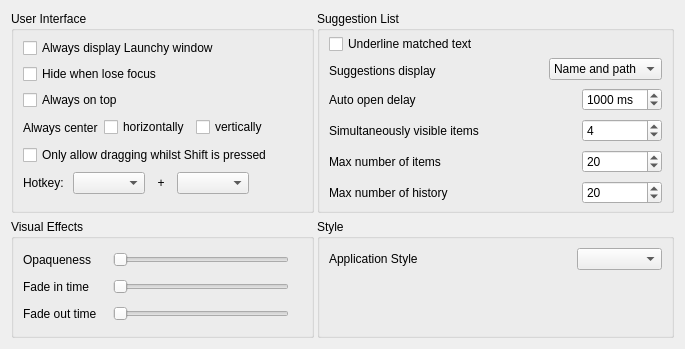
     <widget class="QWidget" name="General">
      <attribute name="title">
       <string>General</string>
      </attribute>
      <layout class="QGridLayout" name="gridLayout" columnstretch="9,15">
       <property name="horizontalSpacing">
        <number>3</number>
       </property>
       <item row="0" column="0">
        <widget class="QGroupBox" name="groupBox_4">
         <property name="sizePolicy">
          <sizepolicy hsizetype="Minimum" vsizetype="Minimum">
           <horstretch>0</horstretch>
           <verstretch>0</verstretch>
          </sizepolicy>
         </property>
         <property name="title">
          <string>User Interface</string>
         </property>
         <property name="alignment">
          <set>Qt::AlignLeading|Qt::AlignLeft|Qt::AlignTop</set>
         </property>
         <layout class="QVBoxLayout" stretch="0,0,0,0,0,0">
          <property name="spacing">
           <number>1</number>
          </property>
          <property name="sizeConstraint">
           <enum>QLayout::SetDefaultConstraint</enum>
          </property>
          <property name="topMargin">
           <number>2</number>
          </property>
          <property name="rightMargin">
           <number>3</number>
          </property>
          <property name="bottomMargin">
           <number>5</number>
          </property>
          <item>
           <widget class="QCheckBox" name="genAlwaysShow">
            <property name="text">
             <string>Always display Launchy window</string>
            </property>
           </widget>
          </item>
          <item>
           <widget class="QCheckBox" name="genHideFocus">
            <property name="text">
             <string>Hide when lose focus</string>
            </property>
           </widget>
          </item>
          <item>
           <widget class="QCheckBox" name="genAlwaysTop">
            <property name="enabled">
             <bool>true</bool>
            </property>
            <property name="text">
             <string>Always on top</string>
            </property>
           </widget>
          </item>
          <item>
           <layout class="QHBoxLayout" name="horizontalLayout_2">
            <property name="spacing">
             <number>6</number>
            </property>
            <item>
             <widget class="QLabel" name="label_5">
              <property name="minimumSize">
               <size>
                <width>0</width>
                <height>22</height>
               </size>
              </property>
              <property name="maximumSize">
               <size>
                <width>16777215</width>
                <height>20</height>
               </size>
              </property>
              <property name="text">
               <string>Always center</string>
              </property>
              <property name="buddy">
               <cstring>genHCenter</cstring>
              </property>
             </widget>
            </item>
            <item>
             <widget class="QCheckBox" name="genHCenter">
              <property name="minimumSize">
               <size>
                <width>0</width>
                <height>22</height>
               </size>
              </property>
              <property name="text">
               <string>horizontally</string>
              </property>
             </widget>
            </item>
            <item>
             <widget class="QCheckBox" name="genVCenter">
              <property name="minimumSize">
               <size>
                <width>0</width>
                <height>22</height>
               </size>
              </property>
              <property name="text">
               <string>vertically</string>
              </property>
             </widget>
            </item>
            <item>
             <spacer name="horizontalSpacer_4">
              <property name="orientation">
               <enum>Qt::Horizontal</enum>
              </property>
              <property name="sizeHint" stdset="0">
               <size>
                <width>40</width>
                <height>20</height>
               </size>
              </property>
             </spacer>
            </item>
           </layout>
          </item>
          <item>
           <widget class="QCheckBox" name="genShiftDrag">
            <property name="minimumSize">
             <size>
              <width>0</width>
              <height>22</height>
             </size>
            </property>
            <property name="text">
             <string>Only allow dragging whilst Shift is pressed</string>
            </property>
           </widget>
          </item>
          <item>
           <layout class="QHBoxLayout" name="hboxlayout_4">
            <property name="spacing">
             <number>9</number>
            </property>
            <item>
             <widget class="QLabel" name="label">
              <property name="text">
               <string>Hotkey:</string>
              </property>
              <property name="buddy">
               <cstring>genModifierBox</cstring>
              </property>
             </widget>
            </item>
            <item>
             <widget class="QComboBox" name="genModifierBox">
              <property name="sizePolicy">
               <sizepolicy hsizetype="Fixed" vsizetype="Fixed">
                <horstretch>0</horstretch>
                <verstretch>0</verstretch>
               </sizepolicy>
              </property>
              <property name="minimumSize">
               <size>
                <width>0</width>
                <height>22</height>
               </size>
              </property>
              <property name="maximumSize">
               <size>
                <width>16777215</width>
                <height>22</height>
               </size>
              </property>
              <property name="frame">
               <bool>true</bool>
              </property>
             </widget>
            </item>
            <item>
             <widget class="QLabel" name="label_13">
              <property name="text">
               <string> + </string>
              </property>
              <property name="alignment">
               <set>Qt::AlignCenter</set>
              </property>
             </widget>
            </item>
            <item>
             <widget class="QComboBox" name="genKeyBox">
              <property name="sizePolicy">
               <sizepolicy hsizetype="Fixed" vsizetype="Fixed">
                <horstretch>0</horstretch>
                <verstretch>0</verstretch>
               </sizepolicy>
              </property>
              <property name="minimumSize">
               <size>
                <width>50</width>
                <height>22</height>
               </size>
              </property>
              <property name="maximumSize">
               <size>
                <width>16777215</width>
                <height>22</height>
               </size>
              </property>
             </widget>
            </item>
            <item>
             <spacer name="spacer_3">
              <property name="orientation">
               <enum>Qt::Horizontal</enum>
              </property>
              <property name="sizeHint" stdset="0">
               <size>
                <width>40</width>
                <height>20</height>
               </size>
              </property>
             </spacer>
            </item>
           </layout>
          </item>
         </layout>
        </widget>
       </item>
       <item row="1" column="0">
        <widget class="QGroupBox" name="groupBox_11">
         <property name="sizePolicy">
          <sizepolicy hsizetype="Preferred" vsizetype="Minimum">
           <horstretch>0</horstretch>
           <verstretch>0</verstretch>
          </sizepolicy>
         </property>
         <property name="title">
          <string>Visual Effects</string>
         </property>
         <layout class="QGridLayout" name="gridLayout_6">
          <property name="rightMargin">
           <number>22</number>
          </property>
          <property name="horizontalSpacing">
           <number>16</number>
          </property>
          <item row="0" column="0">
           <widget class="QLabel" name="label_6">
            <property name="minimumSize">
             <size>
              <width>0</width>
              <height>18</height>
             </size>
            </property>
            <property name="text">
             <string>Opaqueness</string>
            </property>
            <property name="buddy">
             <cstring>genOpaqueness</cstring>
            </property>
           </widget>
          </item>
          <item row="0" column="1">
           <widget class="QSlider" name="genOpaqueness">
            <property name="sizePolicy">
             <sizepolicy hsizetype="Preferred" vsizetype="Fixed">
              <horstretch>0</horstretch>
              <verstretch>0</verstretch>
             </sizepolicy>
            </property>
            <property name="minimumSize">
             <size>
              <width>0</width>
              <height>18</height>
             </size>
            </property>
            <property name="minimum">
             <number>15</number>
            </property>
            <property name="maximum">
             <number>100</number>
            </property>
            <property name="orientation">
             <enum>Qt::Horizontal</enum>
            </property>
           </widget>
          </item>
          <item row="1" column="0">
           <widget class="QLabel" name="label_3">
            <property name="minimumSize">
             <size>
              <width>0</width>
              <height>18</height>
             </size>
            </property>
            <property name="text">
             <string>Fade in time</string>
            </property>
            <property name="buddy">
             <cstring>genFadeIn</cstring>
            </property>
           </widget>
          </item>
          <item row="1" column="1">
           <widget class="QSlider" name="genFadeIn">
            <property name="minimumSize">
             <size>
              <width>0</width>
              <height>18</height>
             </size>
            </property>
            <property name="maximum">
             <number>300</number>
            </property>
            <property name="singleStep">
             <number>10</number>
            </property>
            <property name="orientation">
             <enum>Qt::Horizontal</enum>
            </property>
           </widget>
          </item>
          <item row="2" column="0">
           <widget class="QLabel" name="label_4">
            <property name="minimumSize">
             <size>
              <width>0</width>
              <height>18</height>
             </size>
            </property>
            <property name="text">
             <string>Fade out time</string>
            </property>
            <property name="buddy">
             <cstring>genFadeOut</cstring>
            </property>
           </widget>
          </item>
          <item row="2" column="1">
           <widget class="QSlider" name="genFadeOut">
            <property name="minimumSize">
             <size>
              <width>0</width>
              <height>18</height>
             </size>
            </property>
            <property name="maximum">
             <number>300</number>
            </property>
            <property name="singleStep">
             <number>10</number>
            </property>
            <property name="orientation">
             <enum>Qt::Horizontal</enum>
            </property>
            <property name="tickPosition">
             <enum>QSlider::NoTicks</enum>
            </property>
           </widget>
          </item>
         </layout>
        </widget>
       </item>
       <item row="0" column="1">
        <widget class="QGroupBox" name="groupBox_10">
         <property name="minimumSize">
          <size>
           <width>0</width>
           <height>0</height>
          </size>
         </property>
         <property name="maximumSize">
          <size>
           <width>16777215</width>
           <height>360</height>
          </size>
         </property>
         <property name="title">
          <string>Suggestion List</string>
         </property>
         <property name="alignment">
          <set>Qt::AlignLeading|Qt::AlignLeft|Qt::AlignTop</set>
         </property>
         <layout class="QVBoxLayout" name="verticalLayout_9" stretch="0,0,5">
          <property name="spacing">
           <number>3</number>
          </property>
          <property name="sizeConstraint">
           <enum>QLayout::SetDefaultConstraint</enum>
          </property>
          <property name="topMargin">
           <number>2</number>
          </property>
          <property name="bottomMargin">
           <number>3</number>
          </property>
          <item>
           <widget class="QCheckBox" name="genDecorateText">
            <property name="minimumSize">
             <size>
              <width>0</width>
              <height>22</height>
             </size>
            </property>
            <property name="maximumSize">
             <size>
              <width>16777215</width>
              <height>22</height>
             </size>
            </property>
            <property name="text">
             <string>Underline matched text</string>
            </property>
           </widget>
          </item>
          <item>
           <layout class="QHBoxLayout" name="horizontalLayout_10">
            <property name="spacing">
             <number>4</number>
            </property>
            <property name="bottomMargin">
             <number>2</number>
            </property>
            <item>
             <widget class="QLabel" name="label_12">
              <property name="sizePolicy">
               <sizepolicy hsizetype="Preferred" vsizetype="Minimum">
                <horstretch>0</horstretch>
                <verstretch>0</verstretch>
               </sizepolicy>
              </property>
              <property name="minimumSize">
               <size>
                <width>0</width>
                <height>22</height>
               </size>
              </property>
              <property name="maximumSize">
               <size>
                <width>16777215</width>
                <height>18</height>
               </size>
              </property>
              <property name="text">
               <string>Suggestions display</string>
              </property>
              <property name="buddy">
               <cstring>genCondensed</cstring>
              </property>
             </widget>
            </item>
            <item>
             <spacer name="horizontalSpacer_2">
              <property name="orientation">
               <enum>Qt::Horizontal</enum>
              </property>
              <property name="sizeHint" stdset="0">
               <size>
                <width>40</width>
                <height>18</height>
               </size>
              </property>
             </spacer>
            </item>
            <item>
             <widget class="QComboBox" name="genCondensed">
              <property name="minimumSize">
               <size>
                <width>100</width>
                <height>22</height>
               </size>
              </property>
              <property name="maximumSize">
               <size>
                <width>16777215</width>
                <height>22</height>
               </size>
              </property>
              <property name="font">
               <font>
                <pointsize>9</pointsize>
               </font>
              </property>
              <item>
               <property name="text">
                <string>Name and path</string>
               </property>
              </item>
              <item>
               <property name="text">
                <string>Path only</string>
               </property>
              </item>
              <item>
               <property name="text">
                <string>Name only</string>
               </property>
              </item>
             </widget>
            </item>
           </layout>
          </item>
          <item>
           <layout class="QGridLayout" name="gridLayout_2">
            <property name="topMargin">
             <number>3</number>
            </property>
            <property name="bottomMargin">
             <number>3</number>
            </property>
            <property name="horizontalSpacing">
             <number>3</number>
            </property>
            <property name="verticalSpacing">
             <number>8</number>
            </property>
            <item row="0" column="0">
             <widget class="QLabel" name="label_11">
              <property name="sizePolicy">
               <sizepolicy hsizetype="Preferred" vsizetype="Preferred">
                <horstretch>0</horstretch>
                <verstretch>0</verstretch>
               </sizepolicy>
              </property>
              <property name="minimumSize">
               <size>
                <width>0</width>
                <height>22</height>
               </size>
              </property>
              <property name="maximumSize">
               <size>
                <width>16777215</width>
                <height>25</height>
               </size>
              </property>
              <property name="text">
               <string>Auto open delay</string>
              </property>
              <property name="buddy">
               <cstring>genAutoSuggestDelay</cstring>
              </property>
             </widget>
            </item>
            <item row="0" column="1">
             <widget class="QSpinBox" name="genAutoSuggestDelay">
              <property name="minimumSize">
               <size>
                <width>0</width>
                <height>22</height>
               </size>
              </property>
              <property name="maximumSize">
               <size>
                <width>85</width>
                <height>16777215</height>
               </size>
              </property>
              <property name="font">
               <font>
                <pointsize>9</pointsize>
               </font>
              </property>
              <property name="contextMenuPolicy">
               <enum>Qt::NoContextMenu</enum>
              </property>
              <property name="suffix">
               <string> ms</string>
              </property>
              <property name="maximum">
               <number>99999</number>
              </property>
              <property name="singleStep">
               <number>50</number>
              </property>
              <property name="value">
               <number>1000</number>
              </property>
             </widget>
            </item>
            <item row="1" column="0">
             <widget class="QLabel" name="label_9">
              <property name="minimumSize">
               <size>
                <width>250</width>
                <height>22</height>
               </size>
              </property>
              <property name="text">
               <string>Simultaneously visible items</string>
              </property>
              <property name="buddy">
               <cstring>genMaxViewable</cstring>
              </property>
             </widget>
            </item>
            <item row="1" column="1">
             <widget class="QSpinBox" name="genMaxViewable">
              <property name="minimumSize">
               <size>
                <width>0</width>
                <height>22</height>
               </size>
              </property>
              <property name="contextMenuPolicy">
               <enum>Qt::NoContextMenu</enum>
              </property>
              <property name="minimum">
               <number>1</number>
              </property>
              <property name="maximum">
               <number>999</number>
              </property>
              <property name="value">
               <number>4</number>
              </property>
             </widget>
            </item>
            <item row="2" column="0">
             <widget class="QLabel" name="label_8">
              <property name="minimumSize">
               <size>
                <width>0</width>
                <height>22</height>
               </size>
              </property>
              <property name="text">
               <string>Max number of items</string>
              </property>
              <property name="buddy">
               <cstring>genNumResults</cstring>
              </property>
             </widget>
            </item>
            <item row="2" column="1">
             <widget class="QSpinBox" name="genNumResults">
              <property name="minimumSize">
               <size>
                <width>0</width>
                <height>22</height>
               </size>
              </property>
              <property name="contextMenuPolicy">
               <enum>Qt::NoContextMenu</enum>
              </property>
              <property name="minimum">
               <number>1</number>
              </property>
              <property name="maximum">
               <number>9999</number>
              </property>
              <property name="value">
               <number>20</number>
              </property>
             </widget>
            </item>
            <item row="3" column="0">
             <widget class="QLabel" name="label_7">
              <property name="minimumSize">
               <size>
                <width>0</width>
                <height>22</height>
               </size>
              </property>
              <property name="text">
               <string>Max number of history</string>
              </property>
              <property name="buddy">
               <cstring>genNumHistory</cstring>
              </property>
             </widget>
            </item>
            <item row="3" column="1">
             <widget class="QSpinBox" name="genNumHistory">
              <property name="minimumSize">
               <size>
                <width>0</width>
                <height>22</height>
               </size>
              </property>
              <property name="contextMenuPolicy">
               <enum>Qt::NoContextMenu</enum>
              </property>
              <property name="maximum">
               <number>999</number>
              </property>
              <property name="value">
               <number>20</number>
              </property>
             </widget>
            </item>
           </layout>
          </item>
         </layout>
        </widget>
       </item>
       <item row="1" column="1">
        <widget class="QGroupBox" name="groupBox">
         <property name="title">
          <string>Style</string>
         </property>
         <layout class="QVBoxLayout" name="verticalLayout">
          <item>
           <layout class="QHBoxLayout" name="horizontalLayout_17">
            <item>
             <widget class="QLabel" name="label_23">
              <property name="text">
               <string>Application Style</string>
              </property>
             </widget>
            </item>
            <item>
             <spacer name="horizontalSpacer_3">
              <property name="orientation">
               <enum>Qt::Horizontal</enum>
              </property>
              <property name="sizeHint" stdset="0">
               <size>
                <width>40</width>
                <height>20</height>
               </size>
              </property>
             </spacer>
            </item>
            <item>
             <widget class="QComboBox" name="cbAppStyle">
              <property name="minimumSize">
               <size>
                <width>85</width>
                <height>0</height>
               </size>
              </property>
              <property name="maximumSize">
               <size>
                <width>16777215</width>
                <height>22</height>
               </size>
              </property>
             </widget>
            </item>
           </layout>
          </item>
          <item>
           <spacer name="verticalSpacer_2">
            <property name="orientation">
             <enum>Qt::Vertical</enum>
            </property>
            <property name="sizeHint" stdset="0">
             <size>
              <width>20</width>
              <height>56</height>
             </size>
            </property>
           </spacer>
          </item>
         </layout>
        </widget>
       </item>
      </layout>
     </widget>
